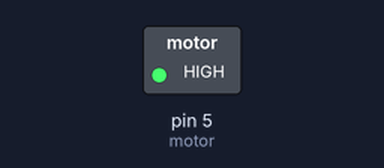
The sketch below on a simulated Arduino Uno, built with avr-gcc and run on an emulated ATmega328P. Parts: switched loads named in the sketch (green lamp = pin HIGH).

Above: at 1.2 s.
At 3.7 s:
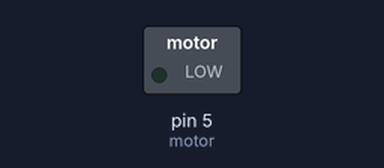
Timing chart, 0 to 6.5 s (numbered marks = the images above):
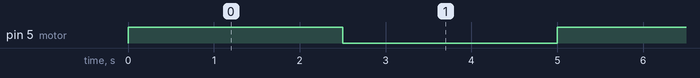

The sketch:

ACTUADORES_MOTOR_DC.ino
```cpp
int motor = 5; // Pin digital al que está conectado el módulo de relé
void setup() {
  pinMode(motor, OUTPUT); // Establece el pin como salida
}
void loop() {
  digitalWrite(motor, HIGH); // Enciende el dispositivo conectado al relé
  delay(2500); // Espera un segundo
  digitalWrite(motor, LOW); // Apaga el dispositivo conectado al relé
  delay(2500); // Espera un segundo
}
```

Measured:
- by itself, pin 5 (motor): alternates HIGH for 2.5 s and LOW for 2.5 s
